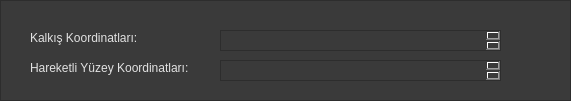
   <widget class="QFrame" name="frame_11">
    <property name="geometry">
     <rect>
      <x>0</x>
      <y>70</y>
      <width>571</width>
      <height>101</height>
     </rect>
    </property>
    <property name="palette">
     <palette>
      <active>
       <colorrole role="Button">
        <brush brushstyle="SolidPattern">
         <color alpha="255">
          <red>58</red>
          <green>58</green>
          <blue>58</blue>
         </color>
        </brush>
       </colorrole>
       <colorrole role="Base">
        <brush brushstyle="SolidPattern">
         <color alpha="255">
          <red>58</red>
          <green>58</green>
          <blue>58</blue>
         </color>
        </brush>
       </colorrole>
       <colorrole role="Window">
        <brush brushstyle="SolidPattern">
         <color alpha="255">
          <red>58</red>
          <green>58</green>
          <blue>58</blue>
         </color>
        </brush>
       </colorrole>
      </active>
      <inactive>
       <colorrole role="Button">
        <brush brushstyle="SolidPattern">
         <color alpha="255">
          <red>58</red>
          <green>58</green>
          <blue>58</blue>
         </color>
        </brush>
       </colorrole>
       <colorrole role="Base">
        <brush brushstyle="SolidPattern">
         <color alpha="255">
          <red>58</red>
          <green>58</green>
          <blue>58</blue>
         </color>
        </brush>
       </colorrole>
       <colorrole role="Window">
        <brush brushstyle="SolidPattern">
         <color alpha="255">
          <red>58</red>
          <green>58</green>
          <blue>58</blue>
         </color>
        </brush>
       </colorrole>
      </inactive>
      <disabled>
       <colorrole role="Button">
        <brush brushstyle="SolidPattern">
         <color alpha="255">
          <red>58</red>
          <green>58</green>
          <blue>58</blue>
         </color>
        </brush>
       </colorrole>
       <colorrole role="Base">
        <brush brushstyle="SolidPattern">
         <color alpha="255">
          <red>58</red>
          <green>58</green>
          <blue>58</blue>
         </color>
        </brush>
       </colorrole>
       <colorrole role="Window">
        <brush brushstyle="SolidPattern">
         <color alpha="255">
          <red>58</red>
          <green>58</green>
          <blue>58</blue>
         </color>
        </brush>
       </colorrole>
      </disabled>
     </palette>
    </property>
    <property name="styleSheet">
     <string notr="true">background-color: #3a3a3a</string>
    </property>
    <property name="frameShape">
     <enum>QFrame::Shape::StyledPanel</enum>
    </property>
    <property name="frameShadow">
     <enum>QFrame::Shadow::Raised</enum>
    </property>
    <widget class="QLabel" name="label_kalkiskord">
     <property name="geometry">
      <rect>
       <x>30</x>
       <y>30</y>
       <width>121</width>
       <height>16</height>
      </rect>
     </property>
     <property name="palette">
      <palette>
       <active>
        <colorrole role="WindowText">
         <brush brushstyle="SolidPattern">
          <color alpha="217">
           <red>255</red>
           <green>255</green>
           <blue>255</blue>
          </color>
         </brush>
        </colorrole>
        <colorrole role="Button">
         <brush brushstyle="SolidPattern">
          <color alpha="255">
           <red>58</red>
           <green>58</green>
           <blue>58</blue>
          </color>
         </brush>
        </colorrole>
        <colorrole role="Base">
         <brush brushstyle="SolidPattern">
          <color alpha="255">
           <red>58</red>
           <green>58</green>
           <blue>58</blue>
          </color>
         </brush>
        </colorrole>
        <colorrole role="Window">
         <brush brushstyle="SolidPattern">
          <color alpha="255">
           <red>58</red>
           <green>58</green>
           <blue>58</blue>
          </color>
         </brush>
        </colorrole>
       </active>
       <inactive>
        <colorrole role="WindowText">
         <brush brushstyle="SolidPattern">
          <color alpha="217">
           <red>255</red>
           <green>255</green>
           <blue>255</blue>
          </color>
         </brush>
        </colorrole>
        <colorrole role="Button">
         <brush brushstyle="SolidPattern">
          <color alpha="255">
           <red>58</red>
           <green>58</green>
           <blue>58</blue>
          </color>
         </brush>
        </colorrole>
        <colorrole role="Base">
         <brush brushstyle="SolidPattern">
          <color alpha="255">
           <red>58</red>
           <green>58</green>
           <blue>58</blue>
          </color>
         </brush>
        </colorrole>
        <colorrole role="Window">
         <brush brushstyle="SolidPattern">
          <color alpha="255">
           <red>58</red>
           <green>58</green>
           <blue>58</blue>
          </color>
         </brush>
        </colorrole>
       </inactive>
       <disabled>
        <colorrole role="Button">
         <brush brushstyle="SolidPattern">
          <color alpha="255">
           <red>58</red>
           <green>58</green>
           <blue>58</blue>
          </color>
         </brush>
        </colorrole>
        <colorrole role="Base">
         <brush brushstyle="SolidPattern">
          <color alpha="255">
           <red>58</red>
           <green>58</green>
           <blue>58</blue>
          </color>
         </brush>
        </colorrole>
        <colorrole role="Window">
         <brush brushstyle="SolidPattern">
          <color alpha="255">
           <red>58</red>
           <green>58</green>
           <blue>58</blue>
          </color>
         </brush>
        </colorrole>
       </disabled>
      </palette>
     </property>
     <property name="text">
      <string>Kalkış Koordinatları:</string>
     </property>
    </widget>
    <widget class="QLabel" name="label_haryuzkoord">
     <property name="geometry">
      <rect>
       <x>30</x>
       <y>60</y>
       <width>181</width>
       <height>16</height>
      </rect>
     </property>
     <property name="palette">
      <palette>
       <active>
        <colorrole role="WindowText">
         <brush brushstyle="SolidPattern">
          <color alpha="217">
           <red>255</red>
           <green>255</green>
           <blue>255</blue>
          </color>
         </brush>
        </colorrole>
        <colorrole role="Button">
         <brush brushstyle="SolidPattern">
          <color alpha="255">
           <red>58</red>
           <green>58</green>
           <blue>58</blue>
          </color>
         </brush>
        </colorrole>
        <colorrole role="Base">
         <brush brushstyle="SolidPattern">
          <color alpha="255">
           <red>58</red>
           <green>58</green>
           <blue>58</blue>
          </color>
         </brush>
        </colorrole>
        <colorrole role="Window">
         <brush brushstyle="SolidPattern">
          <color alpha="255">
           <red>58</red>
           <green>58</green>
           <blue>58</blue>
          </color>
         </brush>
        </colorrole>
       </active>
       <inactive>
        <colorrole role="WindowText">
         <brush brushstyle="SolidPattern">
          <color alpha="217">
           <red>255</red>
           <green>255</green>
           <blue>255</blue>
          </color>
         </brush>
        </colorrole>
        <colorrole role="Button">
         <brush brushstyle="SolidPattern">
          <color alpha="255">
           <red>58</red>
           <green>58</green>
           <blue>58</blue>
          </color>
         </brush>
        </colorrole>
        <colorrole role="Base">
         <brush brushstyle="SolidPattern">
          <color alpha="255">
           <red>58</red>
           <green>58</green>
           <blue>58</blue>
          </color>
         </brush>
        </colorrole>
        <colorrole role="Window">
         <brush brushstyle="SolidPattern">
          <color alpha="255">
           <red>58</red>
           <green>58</green>
           <blue>58</blue>
          </color>
         </brush>
        </colorrole>
       </inactive>
       <disabled>
        <colorrole role="Button">
         <brush brushstyle="SolidPattern">
          <color alpha="255">
           <red>58</red>
           <green>58</green>
           <blue>58</blue>
          </color>
         </brush>
        </colorrole>
        <colorrole role="Base">
         <brush brushstyle="SolidPattern">
          <color alpha="255">
           <red>58</red>
           <green>58</green>
           <blue>58</blue>
          </color>
         </brush>
        </colorrole>
        <colorrole role="Window">
         <brush brushstyle="SolidPattern">
          <color alpha="255">
           <red>58</red>
           <green>58</green>
           <blue>58</blue>
          </color>
         </brush>
        </colorrole>
       </disabled>
      </palette>
     </property>
     <property name="text">
      <string>Hareketli Yüzey Koordinatları:</string>
     </property>
    </widget>
    <widget class="QTextBrowser" name="textBrowser_4">
     <property name="geometry">
      <rect>
       <x>220</x>
       <y>30</y>
       <width>281</width>
       <height>21</height>
      </rect>
     </property>
    </widget>
    <widget class="QTextBrowser" name="textBrowser_5">
     <property name="geometry">
      <rect>
       <x>220</x>
       <y>60</y>
       <width>281</width>
       <height>21</height>
      </rect>
     </property>
    </widget>
   </widget>
